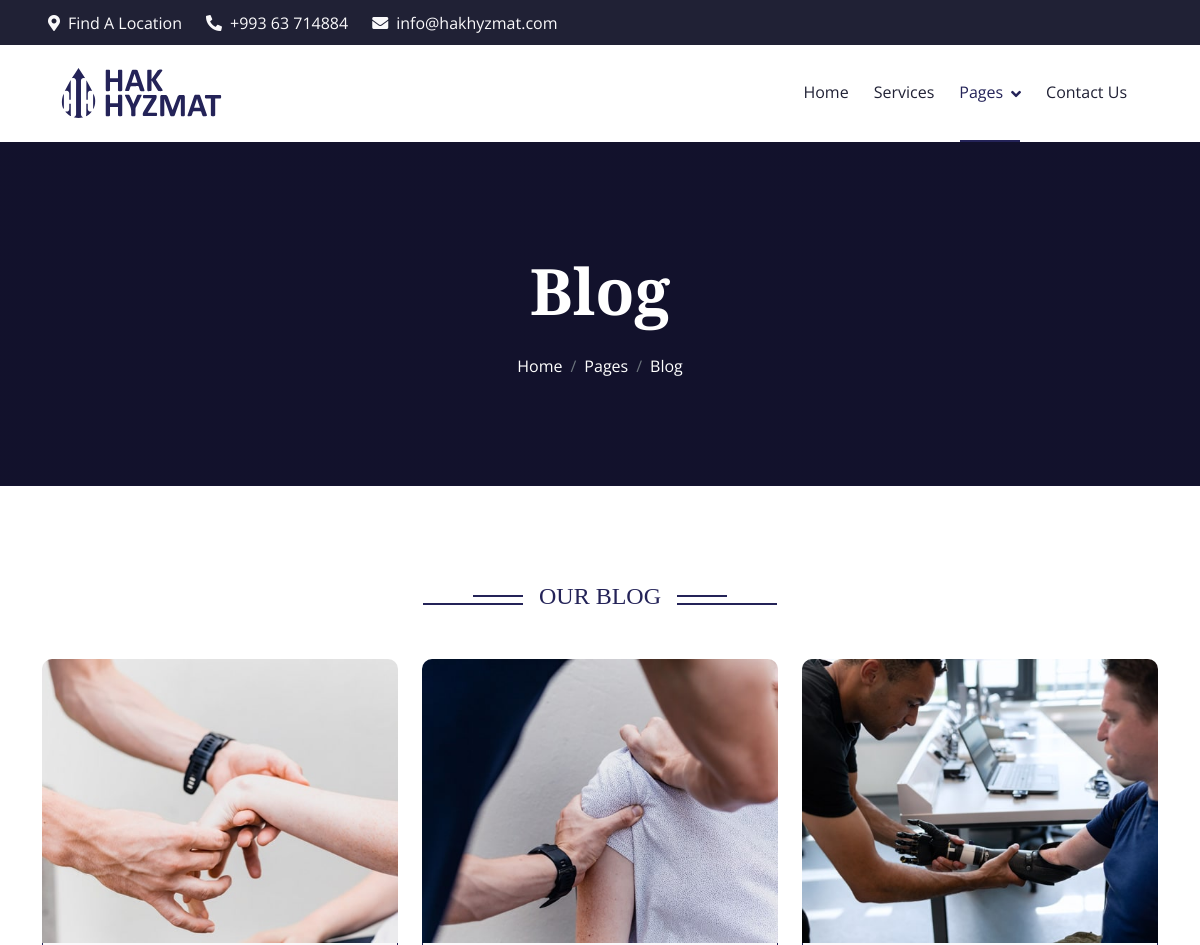
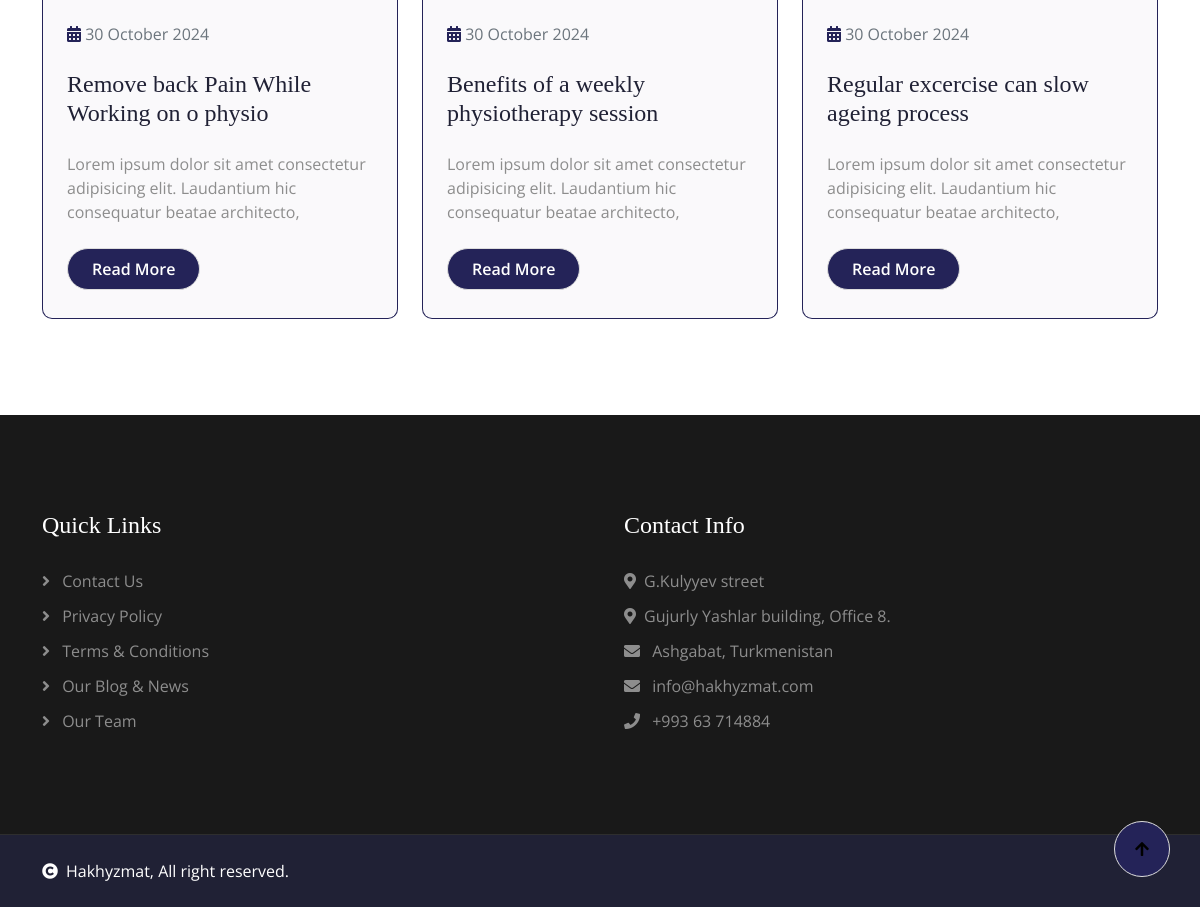
Screenshot of /blog/ with the database file from the repository (2 pictures, top to bottom).
### main/models/blog.py (models this page shows, shortened)
class Blog(models.Model):
    title = models.CharField(max_length=255)
    content = models.TextField()
    image = models.ImageField(upload_to='blog_images/')
    created_at = models.DateTimeField(auto_now_add=True)
    updated_at = models.DateTimeField(auto_now=True)
    class Meta:
        verbose_name = 'Blog'
        verbose_name_plural = 'Blogs'

### main/views/blog.py (the view)
# urls.py: path('blog/', blog, name='blog'),
def blog(request):
    blogs = Blog.objects.all()
    data = {
        'blogs': blogs,
    }
    return render(request, 'main/blog/base.html', data)

### templates/main/blog/base.html
{% extends 'main/layout/base.html' %}
{% block content %}
    {% include 'main/navbar/navbar.html' %}
    {% include 'main/navbar/header.html' %}
    {% include 'main/blog/blog.html' %}
{% endblock %}

### templates/main/blog/blog.html (shortened to what this page needs)
{% load static %}
<div class="container-fluid blog py-5">
  <div class="container py-5">
    <div class="section-title mb-5 wow fadeInUp" data-wow-delay="0.1s">
      <div class="sub-style">
        <h4 class="sub-title px-3 mb-0">Our Blog</h4>
      </div>
    </div>
    <div class="row g-4 justify-content-center">
      {% for blog in blogs %}
      <div
        class="col-md-6 col-lg-6 col-xl-4 wow fadeInUp"
        data-wow-delay="0.1s"
      >
        <div class="blog-item rounded">
          <div class="blog-img">
            <img src="{{ blog.image.url }}" class="img-fluid w-100" alt="Image" />
          </div>
          <div class="blog-centent p-4">
            <div class="d-flex justify-content-between mb-4">
              <p class="mb-0 text-muted">
                <i class="fa fa-calendar-alt text-primary"></i> {{ blog.created_at|date:"j F Y" }}
              </p>
            </div>
            <a href="#" class="h4">{{ blog.title }}</a>
            <p class="my-4">
            {% if blog.content|length > 102 %}
                {{ blog.content|slice:":102" }}...
            {% else %}
                {{ blog.content }}
            {% endif %}
            </p>
            <a
              href="{% url 'blog-details' blog.pk %}"
              class="btn btn-primary rounded-pill text-white py-2 px-4 mb-1"
              >Read More</a
            >
          </div>
        </div>
      </div>
      {% endfor %}
    </div>
  </div>
</div>

### static/main/css/style.css (style rules this page uses)
.btn { font-weight: 600; transition: .5s; }
.btn.btn-primary { box-shadow: inset 0 0 0 0 #242358; border: 1px solid #DDDDDD; }
.section-title { max-width: 900px; text-align: center; margin: 0 auto; }
.section-title .sub-style { position: relative; display: inline-block; text-transform: uppercase; color: #242358; }
.section-title .sub-style::before { content: ""; width: 100px; position: absolute; top: 50%; left: 0; transform: translateY(-50%); margin-top: 8px; margin-left: -100px; border: 1px solid #242358 !important; }
.section-title .sub-style::after { content: ""; width: 50px; position: absolute; top: 50%; left: 0; transform: translateY(-50%); margin-bottom: 5px; margin-left: -50px; border: 1px solid #242358 !important; }
.sub-title { position: relative; display: inline-block; text-transform: uppercase; color: #242358; }
.sub-title::before { content: ""; width: 100px; position: absolute; top: 50%; right: 0; transform: translateY(-50%); margin-top: 8px; margin-right: -100px; border: 1px solid #242358 !important; }
.sub-title::after { content: ""; width: 50px; position: absolute; top: 50%; right: 0; transform: translateY(-50%); margin-bottom: 8px; margin-right: -50px; border: 1px solid #242358 !important; }
.blog .blog-item .blog-img { position: relative; overflow: hidden; border-top-right-radius: 10px; border-top-left-radius: 10px; }
.blog .blog-item .blog-img::after { content: ""; position: absolute; top: 0; left: 0; width: 100%; height: 100%; border-top-right-radius: 10px; border-top-left-radius: 10px; transition: 0.5s; }
.blog .blog-item .blog-img img { transition: 0.5s; }
.blog .blog-item .blog-centent { background: var(--bs-light); border: 1px solid #242358; border-top: 0; border-bottom-left-radius: 10px; border-bottom-right-radius: 10px; }

### rows the page displays
Blog: image (picture), created_at "30 October 2024", title "Remove back Pain While Working on o physio", content "Lorem ipsum dolor sit amet consectetur adipisicing elit. Laudantium hic consequatur beatae architecto,"
Blog: image (picture), created_at "30 October 2024", title "Benefits of a weekly physiotherapy session", content "Lorem ipsum dolor sit amet consectetur adipisicing elit. Laudantium hic consequatur beatae architecto,"
Blog: image (picture), created_at "30 October 2024", title "Regular excercise can slow ageing process", content "Lorem ipsum dolor sit amet consectetur adipisicing elit. Laudantium hic consequatur beatae architecto,"
